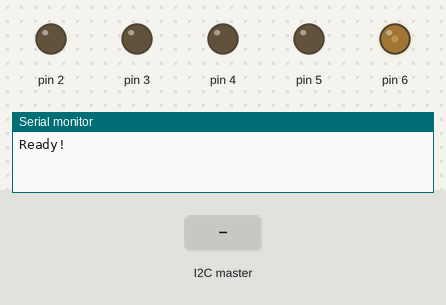
Simulated run of this sketch. Board: Arduino Uno, built with avr-gcc and run on an emulated ATmega328P. Parts: output pins drawn as LEDs (lit = HIGH), the last lines printed to the serial monitor. The inputs (shaded band) are chosen by the test bench. Pins used as bus, display or sensor lines are not drawn.

Above: at 1.2 s.
1.3 s: the I2C master sends the byte 2
At 2.5 s:
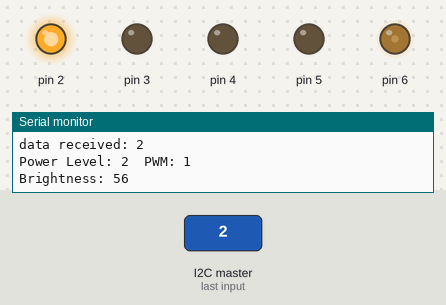
2.8 s: the I2C master sends the byte 90
At 3.8 s:
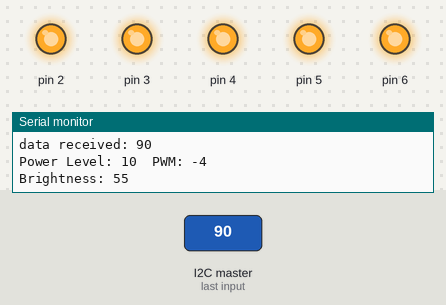
Timing chart, 0 to 5.8 s (numbered marks = the images above; inputs shaded):
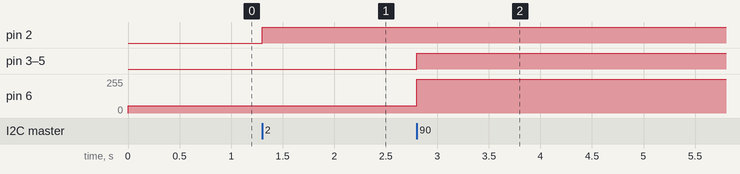

The sketch:

i2c_demo_uno.ino
```cpp
#include <Wire.h>

#define SLAVE_ADDRESS 0x04

volatile int data = 0;
volatile int brightness = 55; //Initial PWM set to ~22%

void massDigitalWrite(int powerLevel){
  for (int i = 1; i <= powerLevel; i++){
    digitalWrite(i, HIGH);
  }
  for (int j = 5; j > powerLevel; j--){
    digitalWrite(j, LOW);
  }
}

// callback for received data
void receiveData(int byteCount){
  // cli turns off interrupts
  cli();
  while(Wire.available()) {
    data = Wire.read();
    if(data == 255){
      int pwm = Wire.read();
      brightness = max(min(pwm, 255), 55);
      analogWrite(6, brightness);
    } else {
      Serial.print("data received: ");
      Serial.println(data);
      int led = data % 16;
      int pwm = (data-led)/16;
      // Inversion
      pwm = -(pwm - 1);
      brightness = max(min(brightness + pwm, 255), 55);

      Serial.print("Power Level: ");
      Serial.print(led);
      Serial.print("\tPWM: ");
      Serial.println(pwm);
      Serial.print("Brightness: ");
      Serial.println(brightness);

      analogWrite(6, brightness);
      massDigitalWrite(led);
    }
  }
  // sei turns on interrupts
  sei();
}

// callback for sending data
void sendData(){
  // cli turns off interrupts
  cli();
  Wire.write(data);
  // sei turns on interrupts
  sei();
}

void setup() {
  // Power Gauge LEDs
  pinMode(1, OUTPUT);
  pinMode(2, OUTPUT);
  pinMode(3, OUTPUT);
  pinMode(4, OUTPUT);
  pinMode(5, OUTPUT);

 // Set pin 6 to run at 62.5 kHz
  byte mode = 0x01;
  TCCR0B = TCCR0B & 0b11111000 | mode;

  analogWrite(6, brightness);

  Serial.begin(9600); // start serial for output
  // initialize i2c as slave
  Wire.begin(SLAVE_ADDRESS);

  // define callbacks for i2c communication
  Wire.onReceive(receiveData);
  Wire.onRequest(sendData);

  Serial.println("Ready!");
}

void loop() {
  delay(100);
}
```

Measured:
- after the input at 1.3 s, pin 2: LOW → HIGH at once; pin 6: 55/255 → 56/255 at once
- after the input at 2.8 s, pin 3–5: LOW → HIGH at once; pin 6: 56/255 → 255/255 at once
